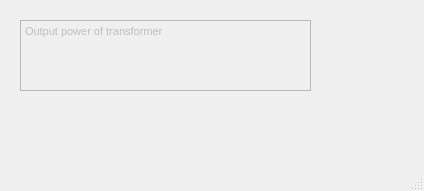
<?xml version="1.0" encoding="UTF-8"?>
<ui version="4.0">
 <class>OutputPowerHelpWindow</class>
 <widget class="QMainWindow" name="OutputPowerHelpWindow">
  <property name="geometry">
   <rect>
    <x>0</x>
    <y>0</y>
    <width>424</width>
    <height>191</height>
   </rect>
  </property>
  <property name="windowTitle">
   <string>MainWindow</string>
  </property>
  <widget class="QWidget" name="centralwidget">
   <widget class="QTextEdit" name="textEdit">
    <property name="enabled">
     <bool>false</bool>
    </property>
    <property name="geometry">
     <rect>
      <x>20</x>
      <y>20</y>
      <width>291</width>
      <height>71</height>
     </rect>
    </property>
    <property name="html">
     <string>&lt;!DOCTYPE HTML PUBLIC &quot;-//W3C//DTD HTML 4.0//EN&quot; &quot;http://www.w3.org/TR/REC-html40/strict.dtd&quot;&gt;
&lt;html&gt;&lt;head&gt;&lt;meta name=&quot;qrichtext&quot; content=&quot;1&quot; /&gt;&lt;style type=&quot;text/css&quot;&gt;
p, li { white-space: pre-wrap; }
&lt;/style&gt;&lt;/head&gt;&lt;body style=&quot; font-family:'MS Shell Dlg 2'; font-size:8.25pt; font-weight:400; font-style:normal;&quot;&gt;
&lt;p style=&quot; margin-top:0px; margin-bottom:0px; margin-left:0px; margin-right:0px; -qt-block-indent:0; text-indent:0px;&quot;&gt;Output power of transformer&lt;/p&gt;&lt;/body&gt;&lt;/html&gt;</string>
    </property>
   </widget>
  </widget>
  <widget class="QMenuBar" name="menubar">
   <property name="geometry">
    <rect>
     <x>0</x>
     <y>0</y>
     <width>424</width>
     <height>21</height>
    </rect>
   </property>
  </widget>
  <widget class="QStatusBar" name="statusbar"/>
 </widget>
 <resources/>
 <connections/>
</ui>
